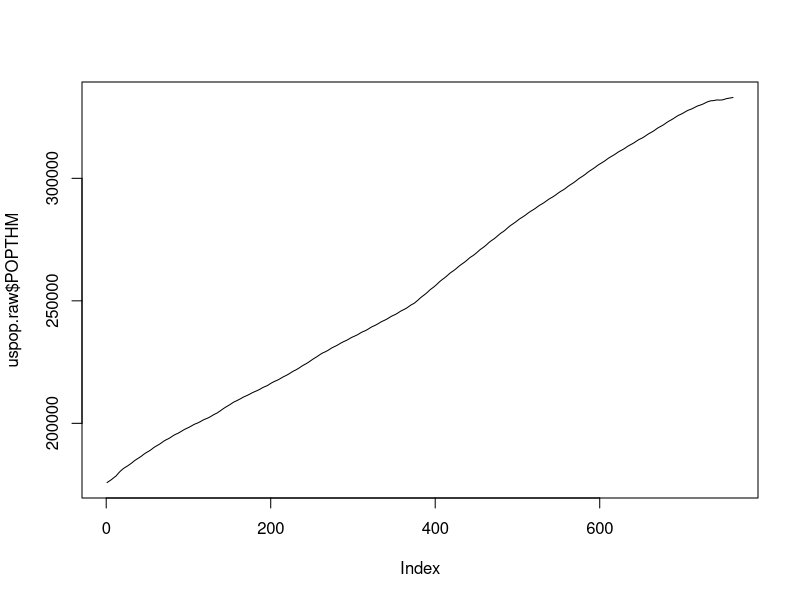
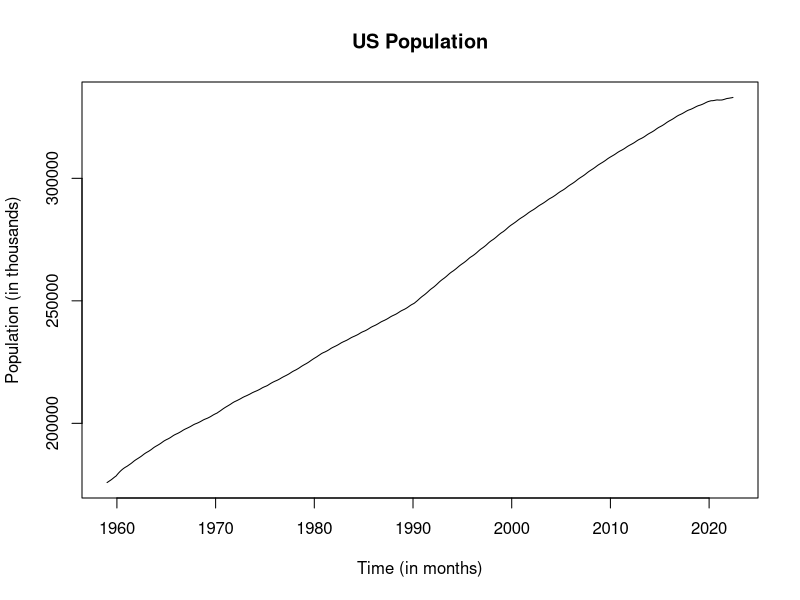
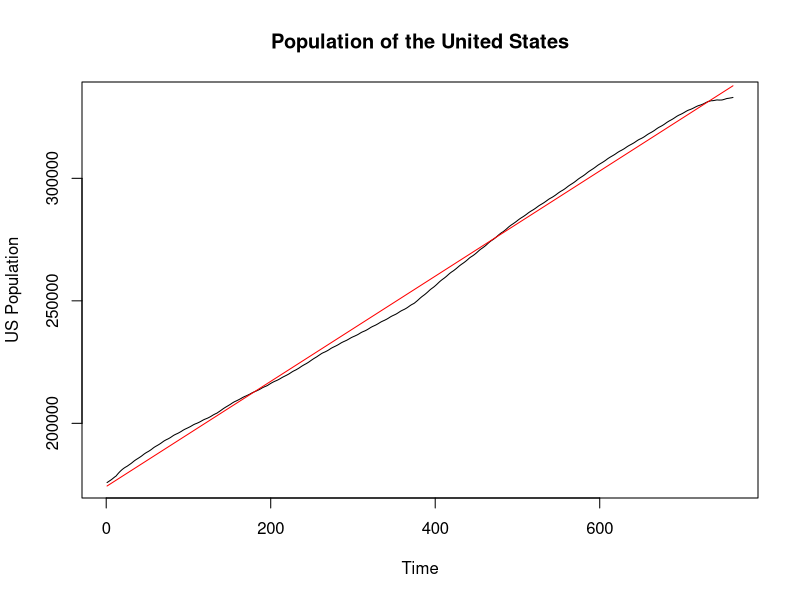
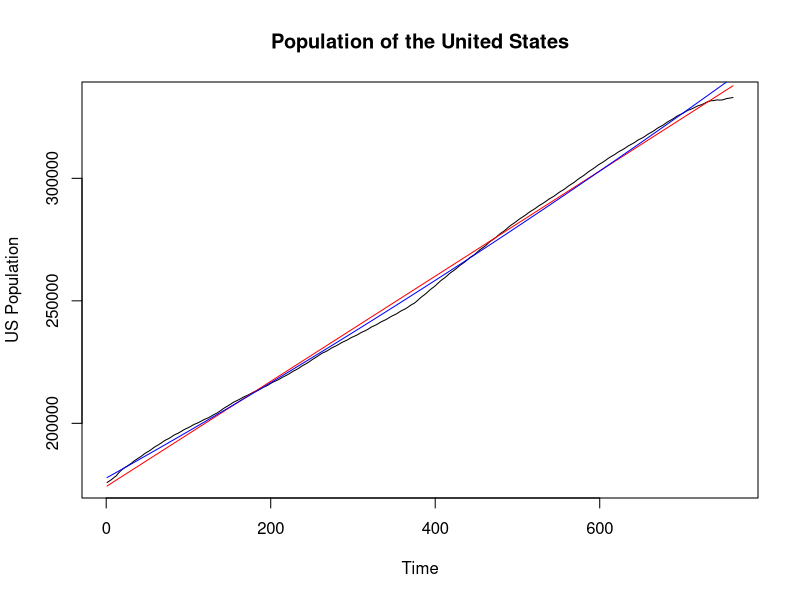

R code for these plots, in order:
#Let us fit a linear trend model to the US Population Data
uspop.raw = read.csv("POPTHM.csv")
#Data downloaded from FRED. Monthly Data. Data given for each month equals the average of the estimated population on the first day of the month and the first day of the next month. The units are thousands of dollars so 200,000 actually refers to 200 million. 
plot(uspop.raw$POPTHM, type = "l")
uspop.ts = ts(uspop.raw$POPTHM, start = c(1959, 1), end = c(2022, 6), frequency = 12)
plot(uspop.ts, ylab = "Population (in thousands)", xlab = "Time (in months)", main = "US Population")

#The Linear Trend model can be fit to this data in the following way:
t = 1: length(uspop.ts)
lin.model = lm(uspop.ts ~ 1 + t)
plot(t, uspop.ts, type = "l", xlab = "Time", ylab = "US Population", main = "Population of the United States")
points(t, lin.model$fitted, type = "l", col = "red")
summary(lin.model)

#Quadratic trend model:
t = 1: length(uspop.ts)
quad.model = lm(uspop.ts ~ 1 + t + I(t^2))
plot(t, uspop.ts, type = "l", xlab = "Time", ylab = "US Population", main = "Population of the United States")
points(t, lin.model$fitted, type = "l", col = "red")
points(t, quad.model$fitted, type = "l", col = "blue")
summary(quad.model)

#Which model would you prefer for this data: linear trend or quadratic trend? We shall address this question later using Bayesian model selection. 
